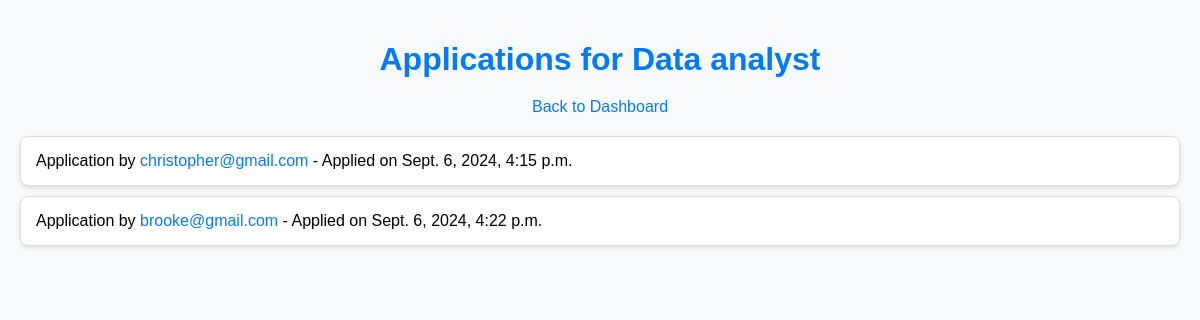
The page /view_job_applications/15/ (signed in) on the database its author committed.
### jobs/models.py (models this page shows, shortened)
class Job(models.Model):
    employer = models.ForeignKey(Employer, on_delete=models.CASCADE)
    title = models.CharField(max_length=255)
    description = models.TextField()
    requirements= models.TextField(default="No specific requirements")
    location = models.CharField(max_length=255)
    salary = models.DecimalField(max_digits=10, decimal_places=2)
    posted_at = models.DateTimeField(auto_now_add=True)

class Application(models.Model):
    job = models.ForeignKey(Job, on_delete=models.CASCADE)
    jobseeker = models.ForeignKey(Jobseeker, on_delete=models.CASCADE)
    cover_letter = models.TextField()
    applied_at = models.DateTimeField(auto_now_add=True)
    class Meta:
        unique_together = ('job', 'jobseeker')

class Jobseeker(models.Model):
    user = models.OneToOneField(User, on_delete=models.CASCADE)
    profile_picture = models.ImageField(upload_to='jobseeker_pictures/', blank=True, null=True)
    bio = models.TextField()
    education = models.TextField(blank=True, null=True)
    current_job = models.CharField(max_length=255, blank=True, null=True)
    work_experience = models.TextField(blank=True, null=True)
    resume = models.FileField(upload_to='resumes/')

### jobs/views.py (the view)
# urls.py: path('view_job_applications/<int:job_id>/', view_job_applications, name='view_job_applications'),
@login_required
def view_job_applications(request, job_id):
    job = get_object_or_404(Job, id=job_id, employer=request.user.employer)
    applications = Application.objects.filter(job=job)
    return render(request, 'jobs/view_job_applications.html', {'job': job, 'applications': applications})

### jobs/templates/jobs/view_job_applications.html (shortened to what this page needs)
<!DOCTYPE html>
<html lang="en">
<head>
    {% load static %}
    <link rel="stylesheet" href="{% static 'job_applications.css' %}">
</head>
<body>
    <h1>Applications for {{ job.title }}</h1>
    <a href="{% url 'employer_dashboard' %}" class="back-link">Back to Dashboard</a>
    <ul>
        {% for application in applications %}
            <li>
                Application by
                <a href="{% url 'view_applicant_profile' job.id application.jobseeker.id %}" class="applicant-link">
                    {{ application.jobseeker.user.username }}
                </a> - Applied on {{ application.applied_at }}
            </li>
        {% endfor %}
    </ul>
</body>
</html>

### jobs/static/job_applications.css (style rules this page uses)
body { font-family: Arial, sans-serif; background-color: #f8f9fa; margin: 0; padding: 20px; }
h1 { color: #007bff; text-align: center; margin-bottom: 20px; }
.back-link { display: inline-block; color: #007bff; text-decoration: none; font-size: 16px; margin-bottom: 20px; display: block; text-align: center; }
ul { list-style: none; padding: 0; margin: 0; }
li { background-color: #ffffff; border: 1px solid #ddd; border-radius: 8px; padding: 15px; margin-bottom: 10px; box-shadow: 0 2px 4px rgba(0, 0, 0, 0.1); }
.applicant-link { color: #007bff; text-decoration: none; }

### rows shown on the page
Job: title "Data analyst"
Application: jobseeker.user.username "christopher@gmail.com", applied_at "Sept. 6, 2024, 4:15 p.m."
Application: jobseeker.user.username "brooke@gmail.com", applied_at "Sept. 6, 2024, 4:22 p.m."
